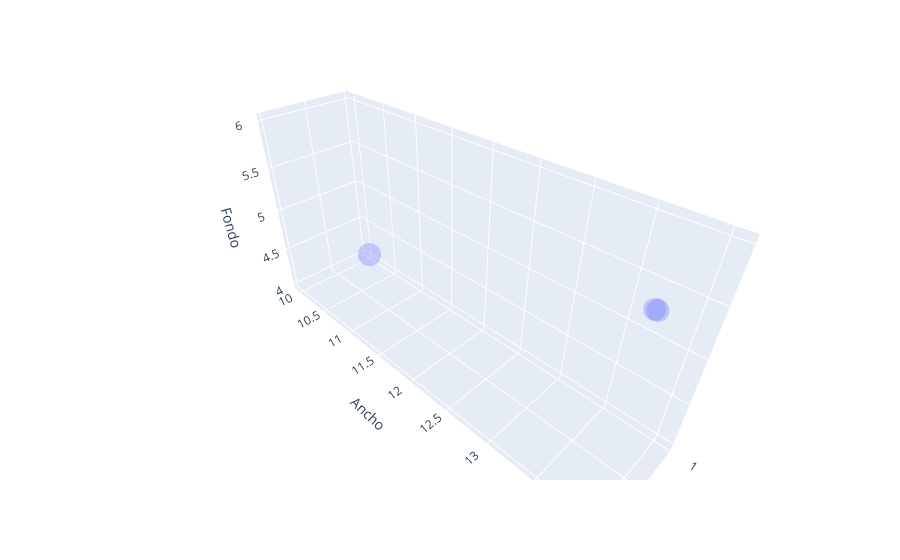

The code cell stored with this chart in its notebook:
### Code cell
import pandas as pd
import plotly.express as px
from plotly.offline import plot

df=pd.DataFrame({'Alto': [1,2,2.01], 'Ancho': [10,14,14.02], 'Fondo': [4,6,6.01]})

fig=px.scatter_3d(df, x='Alto', y='Ancho', z='Fondo', opacity=0.3)

plot(fig)
fig.show()

### Figure 1 — Plotly figure (JSON) as saved in the notebook; plotly's stock layout.template omitted (floating-point values rounded to 4 significant figures)
{"data": [{"hovertemplate": "Alto=%{x}<br>Ancho=%{y}<br>Fondo=%{z}<extra></extra>", "legendgroup": "", "marker": {"color": "#636efa", "opacity": 0.3, "symbol": "circle"}, "mode": "markers", "name": "", "scene": "scene", "showlegend": false, "type": "scatter3d", "x": [1, 2, 2.01], "y": [10, 14, 14.02], "z": [4, 6, 6.01]}], "layout": {"legend": {"tracegroupgap": 0}, "margin": {"t": 60}, "scene": {"domain": {"x": [0, 1], "y": [0, 1]}, "xaxis": {"title": {"text": "Alto"}}, "yaxis": {"title": {"text": "Ancho"}}, "zaxis": {"title": {"text": "Fondo"}}}}}
